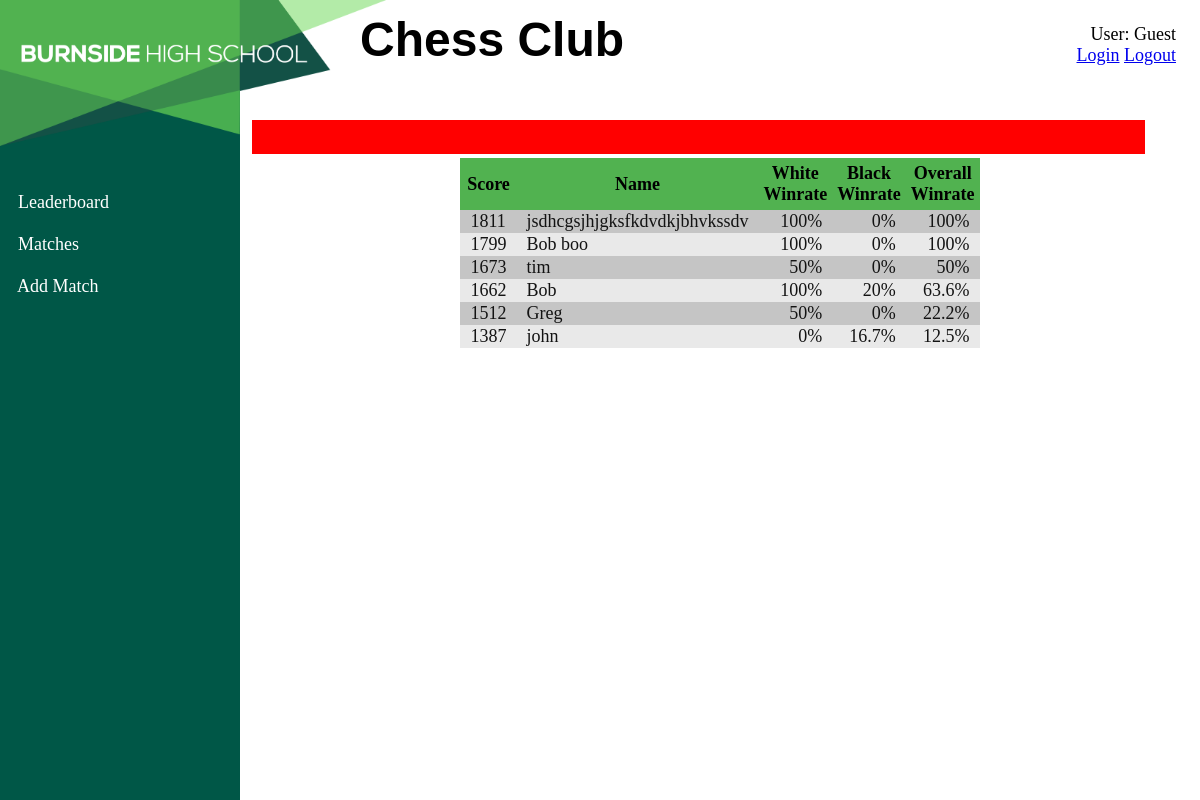
The page /leaderboard on the database as committed earlier.
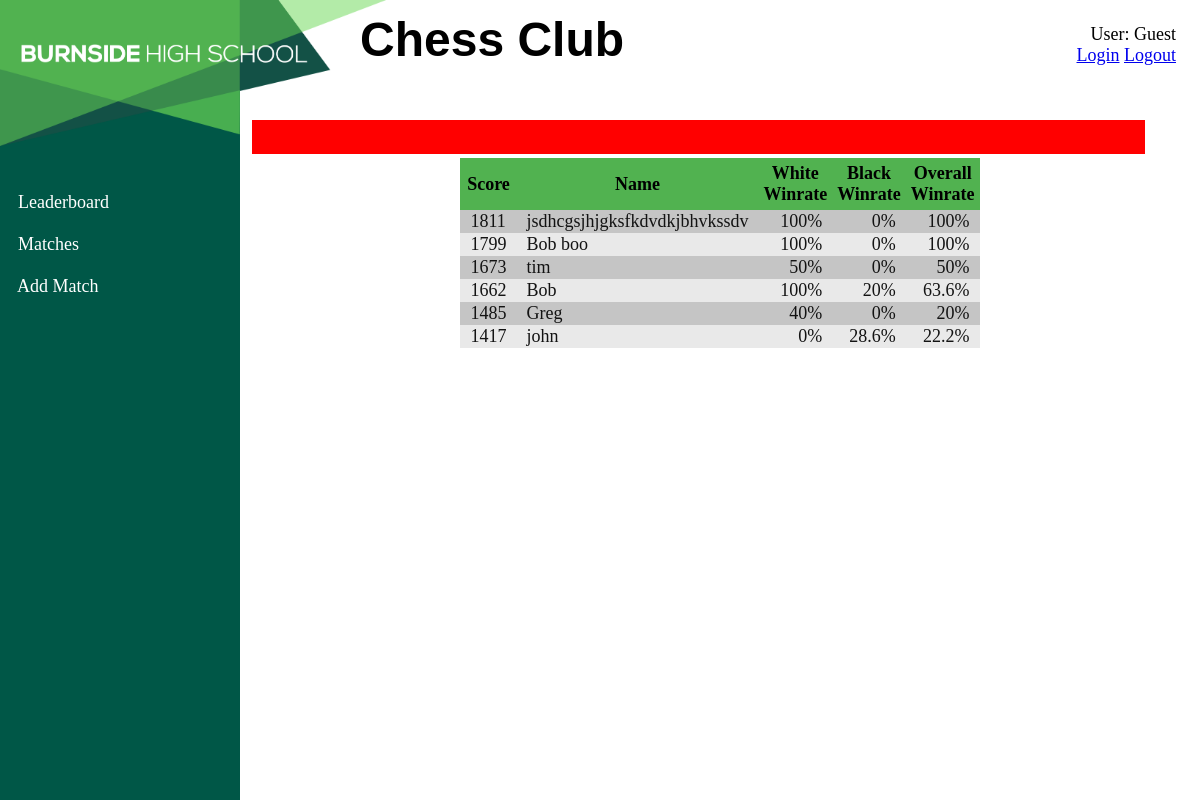
The same page on the database as committed later.
### models.py (models this page shows, shortened)
class User(db.Model):
    __tablename__ = "User"
    id = db.Column(db.Integer, primary_key=True)
    name = db.Column(db.String(80))
    password = db.Column(db.String())
    salt = db.Column(db.String())
    is_admin = db.Column(db.Boolean)
    score = db.Column(db.Integer)
    num_white_win = db.Column(db.Integer)
    num_white_loss = db.Column(db.Integer)
    num_white_draw = db.Column(db.Integer)
    num_black_win = db.Column(db.Integer)
    num_black_loss = db.Column(db.Integer)
    num_black_draw = db.Column(db.Integer)
    matches = db.relationship('Match', secondary=UserMatch, back_populates='users')

### app.py (the view)
@app.route('/leaderboard', methods=["GET"])
def leaderboard():
    users = User.query.all()
    players = [[user.score, user.name] + winrate(user) for user in users]
    players.sort(reverse=True)
    return render_template("leaderboard.html", title="Leaderboard", players=players)

### app.py (called while the page is built)
def better_round(num, dp=1):
    if int(num) != round(num, dp):
        return round(num, dp)
    else:
        return int(num)

### templates/leaderboard.html
{% extends 'layout.html' %}
{% block content %}
<div>
    <table>
        <tbody>
            <tr>
                <th style="width: 5vw;">Score</th>
                <th style="width: 15vw;">Name</th>
                <th style="width: 5vw;">White Winrate</th>
                <th style="width: 5vw; padding: 5px;">Black Winrate</th>
                <th style="width: 5vw;">Overall Winrate</th>
            </tr>
            {% for i in players %}
            <tr>
                <td>{{i[0]}}</td>
                <td>{{i[1]}}</td>
                <td style="text-align: right;">{{i[3]}}%</td>
                <td style="text-align: right;">{{i[4]}}%</td>
                <td style="text-align: right;">{{i[2]}}%</td>
            </tr>
            {% endfor %}
        </tbody>
    </table>
</div>
{% endblock %}

### templates/layout.html (shortened to what this page needs)
<!DOCTYPE html>
<html lang="en">
<head>
    <link rel="stylesheet" href="../static/css/main.css">
    <link rel="stylesheet" href="/static/css/content.css">
</head>
<body style="margin: 0;">
    {% include 'header.html' %}
    {% include 'navbar.html' %}
    <div class="content">
        {% include 'error.html' %}
        {% block content %}{% endblock %}
    </div>
</body>
</html>

### templates/header.html (shortened to what this page needs)
<div class="header">
    <link rel="stylesheet" href="../static/css/header.css">
    <div class="title">
        <h1>Chess Club</h1>
    </div>
    <div class="login">
        <p id="user" style="margin: 0;">User: Guest</p>
        <a href="/login" id="login link">Login</a>
        <a href="/logout" id="logout link">Logout</a>
    </div>
</div>

### templates/navbar.html
<link rel="stylesheet" href="../static/css/nav.css">
<div class="side-nav">
    <div class="links">
        &nbsp &nbsp <a href="/leaderboard">Leaderboard</a> <br><br>
        &nbsp &nbsp <a href="/matches">Matches</a> <br><br>
        &nbsp &nbsp <a href="/new_match">Add Match</a>
    </div>
</div>

### templates/error.html (shortened to what this page needs)
<div class="error">
    <textarea id="error text" style="margin: 0;" readonly></textarea>
</div>

### static/css/main.css (style rules this page uses)
body { height: auto; min-height: 100vh; display: grid; grid-template-columns: 20vw auto; grid-template-rows: 9vw auto; grid-template-areas: "side-nav header" "side-nav content"; }
.error { width: 95%; height: auto; }
.error textarea { resize: none; width: 100%; border: none; margin: 0; background-color: red; }

### static/css/content.css (style rules this page uses)
.content { grid-area: content; margin: 12px; }
.content table { margin: auto; width: 50%; margin-left: auto; margin-right: auto; border-collapse: collapse; background-color: rgb(233, 233, 233); color: rgb(19, 19, 19); margin-bottom: 10px; z-index: inherit; font-size: max(1.5vw,10px); }
.content td { padding-left: 10px; padding-right: 10px; z-index: inherit; }
.content tr { overflow: hidden; }
.content th, .dateHead { background: #51b250; position: sticky; color: black; padding: 5px; z-index: inherit; }
.content th { top: 9vw; }
.content tr:nth-child(even), .matches tr:nth-child(even) { background-color: rgb(197, 197, 197); }

### static/css/header.css (style rules this page uses)
.header { position: sticky; top: 0; grid-area: header; margin: 0; color: #dddddd; z-index: inherit; background-image: url("../images/bhsbanner-right.png"); aspect-ratio: 1; height: 100%; width: 100%; background-repeat: no-repeat; background-size: 12.2vw; background-color: white; }
.title { float: left; margin: 0; margin-left: 10vw; margin-top: 1vw; }
.header h1 { display: inline-block; margin: 0; color: black; padding: 0; font-family: Arial, sans-serif; font-size: 4vw; z-index: inherit; }
.header .login { color: black; float: right; text-align: right; margin: 2vw; z-index: inherit; font-size: max(1.5vw, 8px); }

### static/css/nav.css (style rules this page uses)
.side-nav { position: sticky; top: 0; grid-area: side-nav; margin: 0; color: #dddddd; z-index: inherit; background-image: url("../images/bhsbanner-left.png"); aspect-ratio: 1; background-repeat: no-repeat; background-size: contain; background-color: #005747; height: 100vh; width: 100%; }
.links { margin-top: 16vw; font-size: max(1.5vw, 8px); }
.links a { color: white; text-decoration: none; }
.links a:link, .links a:visited { color: white; }

Rows that differ between the two databases and show on the page:
changed User "Greg": score "1512" → "1485"; i "50" → "40"; i "22.2" → "20"
changed User "john": score "1387" → "1417"; i "16.7" → "28.6"; i "12.5" → "22.2"
